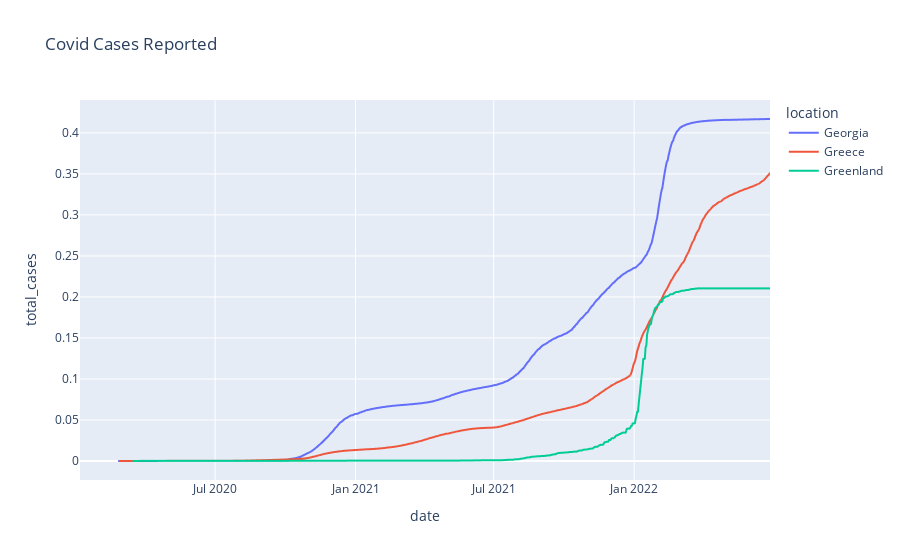

Notebook source saved alongside this figure:
### Code cell
df_intermediate['total_cases']=df_intermediate['total_cases']/df_intermediate['population']
fig = px.line(df_intermediate, x="date", y="total_cases", color='location', title='Covid Cases Reported')
fig.show()

### Figure 1 — Plotly figure (JSON) as saved in the notebook; plotly's stock layout.template omitted (floating-point values rounded to 4 significant figures; data arrays with more than 128 entries replaced by an {"elided": "..."} marker saying what was removed)
{"data": [{"hovertemplate": "location=Georgia<br>date=%{x}<br>total_cases=%{y}<extra></extra>", "legendgroup": "Georgia", "line": {"color": "#636efa", "dash": "solid"}, "marker": {"symbol": "circle"}, "mode": "lines", "name": "Georgia", "showlegend": true, "type": "scattergl", "x": {"elided": "854 str values"}, "xaxis": "x", "y": {"elided": "854 float values"}, "yaxis": "y"}, {"hovertemplate": "location=Greece<br>date=%{x}<br>total_cases=%{y}<extra></extra>", "legendgroup": "Greece", "line": {"color": "#EF553B", "dash": "solid"}, "marker": {"symbol": "circle"}, "mode": "lines", "name": "Greece", "showlegend": true, "type": "scattergl", "x": {"elided": "857 str values"}, "xaxis": "x", "y": {"elided": "857 float values"}, "yaxis": "y"}, {"hovertemplate": "location=Greenland<br>date=%{x}<br>total_cases=%{y}<extra></extra>", "legendgroup": "Greenland", "line": {"color": "#00cc96", "dash": "solid"}, "marker": {"symbol": "circle"}, "mode": "lines", "name": "Greenland", "showlegend": true, "type": "scattergl", "x": {"elided": "835 str values"}, "xaxis": "x", "y": {"elided": "835 float values"}, "yaxis": "y"}], "layout": {"legend": {"title": {"text": "location"}, "tracegroupgap": 0}, "title": {"text": "Covid Cases Reported"}, "xaxis": {"anchor": "y", "domain": [0, 1], "title": {"text": "date"}}, "yaxis": {"anchor": "x", "domain": [0, 1], "title": {"text": "total_cases"}}}}
